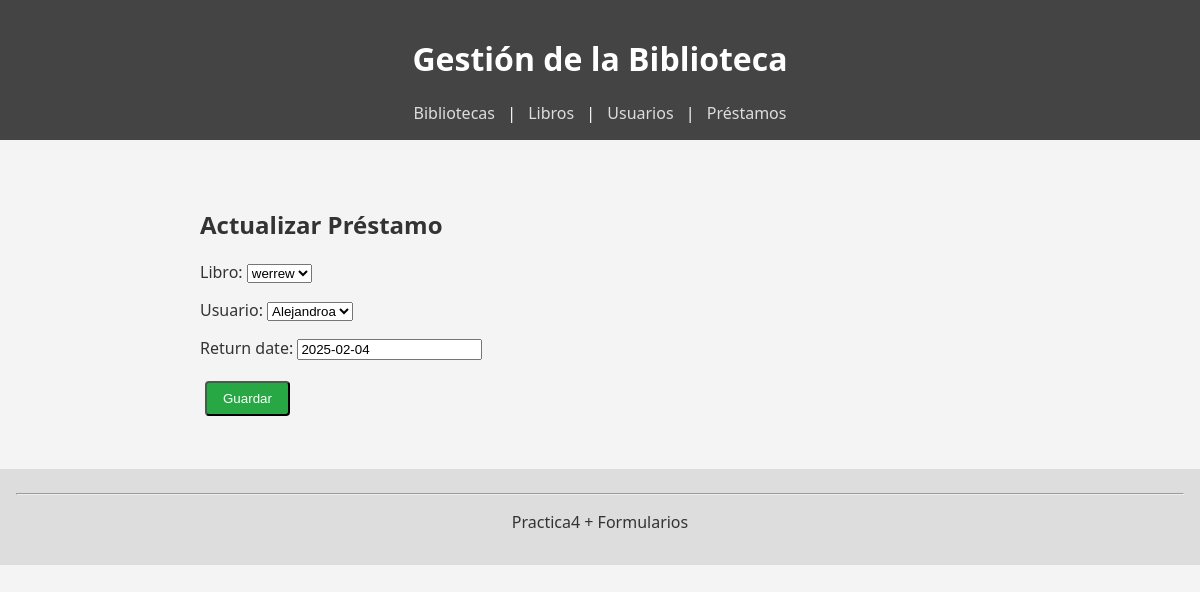
The page /practica4Formularios/prestamos/2/actualizar/ on the database its author committed.
### practica4Formularios/models.py (models this page shows, shortened)
class Prestamo(models.Model):
    libro = models.ForeignKey(Libro, on_delete=models.CASCADE, related_name='prestamos')
    usuario = models.ForeignKey(Usuario, on_delete=models.CASCADE, related_name='prestamos')
    fecha = models.DateField(auto_now_add=True)
    return_date = models.DateField(null=True, blank=True)  # Ahora es opcional

### practica4Formularios/views.py (the view)
# urls.py: path('prestamos/<int:prestamo_id>/actualizar/', views.actualizar_prestamo, name='actualizar_prestamo'),
def actualizar_prestamo(request, prestamo_id):
    prestamo = get_object_or_404(Prestamo, id=prestamo_id)
    if request.method == 'POST':
        form = PrestamoForm(request.POST, instance=prestamo)
        if form.is_valid():
            form.save()
            messages.success(request, "Préstamo actualizado correctamente.")
            return redirect('detalle_prestamo', prestamo_id=prestamo.id)
        else:
            messages.error(request, "Error al actualizar el préstamo.")
    else:
        form = PrestamoForm(instance=prestamo)
    return render(request, 'prestamo_form.html', {'form': form, 'titulo': 'Actualizar Préstamo'})

### practica4Formularios/forms.py
class PrestamoForm(forms.ModelForm):
    class Meta:
        model = Prestamo
        fields = '__all__'

### practica4Formularios/models.py (called while the page is built)
    def __str__(self):
        return self.titulo

    def __str__(self):
        return self.nombre

### practica4Formularios/templates/prestamo_form.html (shortened to what this page needs)
{% extends "base.html" %}
{% block content %}
    <h2>{{ titulo }}</h2>
    <form method="post">
        {{ form.as_p }}
        <button type="submit" class="btn-action" >Guardar</button>
    </form>
{% endblock %}

### practica4Formularios/static/css/style.css (style rules this page uses)
body { margin: 0; padding: 0; font-family: "Segoe UI", Tahoma, Geneva, Verdana, sans-serif; background: #f4f4f4; color: #333; }
.btn-action { display: inline-block; margin: 5px; padding: 8px 16px; background-color: #28a745; color: #fff; text-decoration: none; border-radius: 4px; transition: background-color 0.2s; }

### rows shown on the page
Prestamo: libro "werrew", usuario "Alejandroa", return_date "2025-02-04"

### other values the page prints
{{ titulo }} "Actualizar Préstamo"
